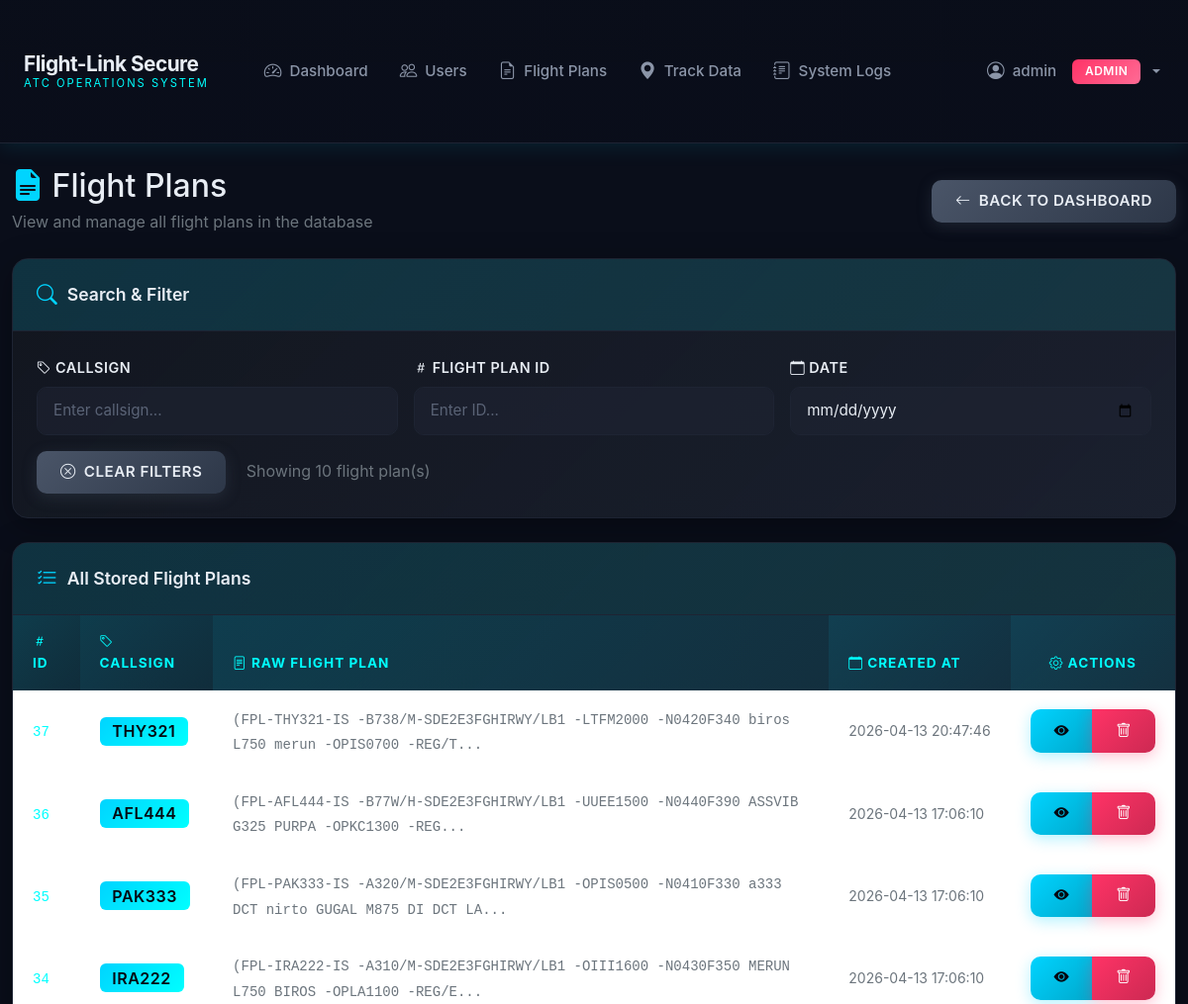
The page /admin/flight-plans (signed in, upper part) on the database as committed earlier.
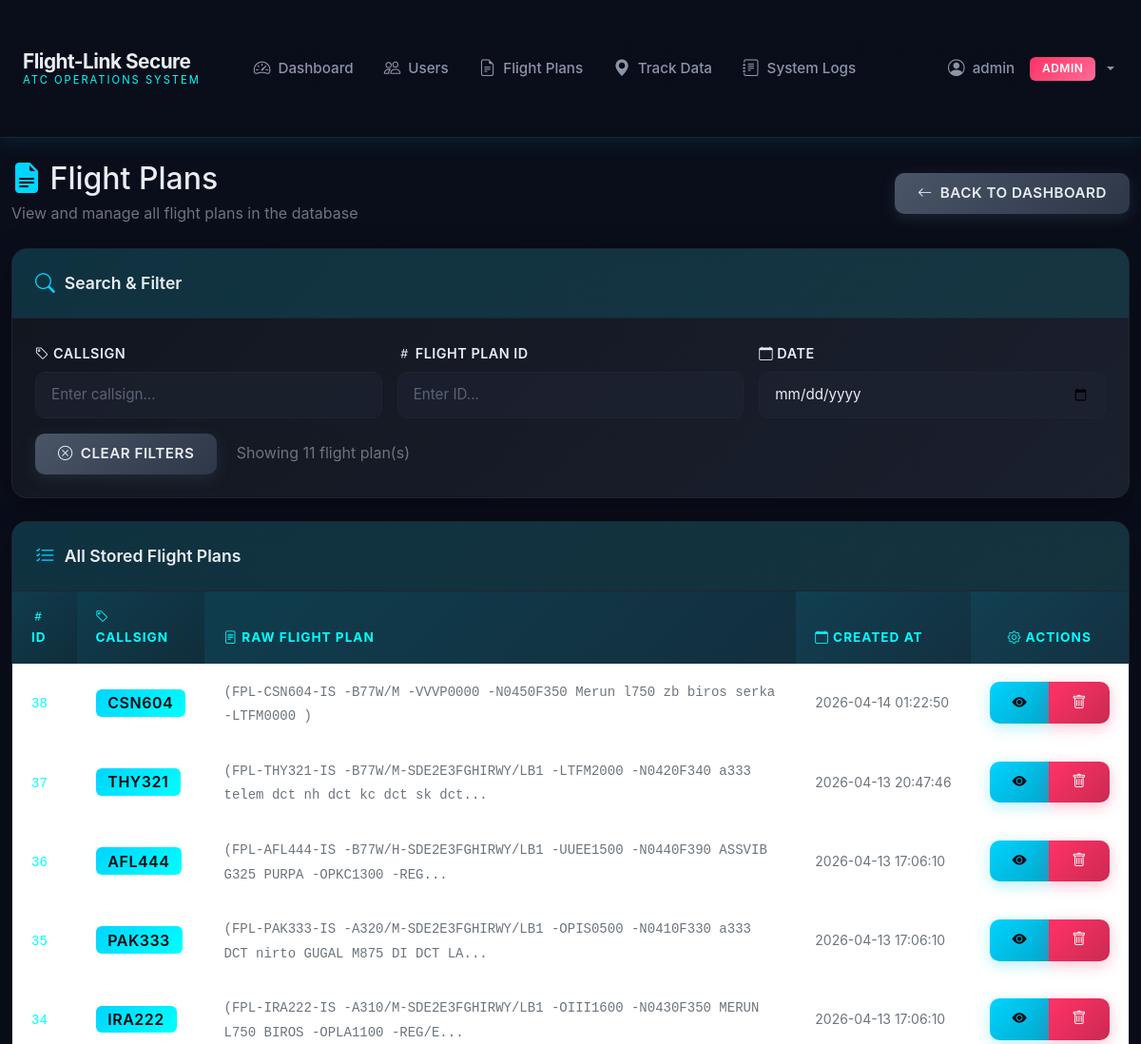
The same page on the database as committed later.
### app/models/__init__.py (models this page shows, shortened)
class FlightPlan(db.Model):
    __tablename__ = 'flight_plans'
    id = db.Column(db.Integer, primary_key=True)
    callsign = db.Column(db.String(20), unique=True, nullable=False, index=True)
    raw_flight_plan = db.Column(db.Text, nullable=False)
    created_at = db.Column(db.DateTime, default=datetime.utcnow)
    track_data = db.relationship('TrackData', backref='flight_plan', lazy=True, cascade='all, delete-orphan')

### app/routes/admin.py (the view)
@bp.route('/admin/flight-plans')
@login_required
@admin_required
def admin_flight_plans():
    flight_plans = FlightPlan.query.order_by(FlightPlan.created_at.desc()).all()
    return render_template('admin/flight_plans.html', flight_plans=flight_plans)

### app/models/__init__.py (called while the page is built)
    @property
    def is_authenticated(self):
        return True

    def is_admin(self):
        return self.role == 'admin'

### templates/admin/flight_plans.html (shortened to what the changed rows need)
{% extends "base.html" %}
{% block content %}
<div class="container-fluid py-4">
    <div class="d-flex justify-content-between align-items-center mb-4">
        <div>
            <h2 class="mb-1"><i class="bi bi-file-earmark-text-fill text-radar-blue"></i> Flight Plans</h2>
        </div>
    </div>
    <div class="card mb-4">
        <div class="card-body">
            <div class="mt-3">
                <button class="btn btn-secondary" onclick="clearFilters()">
                    <i class="bi bi-x-circle"></i> Clear Filters
                </button>
                <span id="resultCount" class="ms-3 text-secondary"></span>
            </div>
        </div>
    </div>
    <div class="card">
        <div class="card-body p-0">
            <div class="table-responsive">
                <table class="table table-hover mb-0" id="flightPlansTable">
                    <thead>
                        <tr>
                            <th><i class="bi bi-hash"></i> ID</th>
                            <th><i class="bi bi-tag"></i> Callsign</th>
                            <th><i class="bi bi-file-text"></i> Raw Flight Plan</th>
                            <th><i class="bi bi-calendar"></i> Created At</th>
                            <th class="text-center"><i class="bi bi-gear"></i> Actions</th>
                        </tr>
                    </thead>
                    <tbody>
                        {% for fp in flight_plans %}
                        <tr data-id="{{ fp.id }}" data-callsign="{{ fp.callsign }}" data-date="{{ fp.created_at.strftime('%Y-%m-%d') }}">
                            <td><code class="text-radar-cyan">{{ fp.id }}</code></td>
                            <td><span class="badge badge-primary fs-6">{{ fp.callsign }}</span></td>
                            <td>
                                <code class="small text-secondary">{{ fp.raw_flight_plan[:100] }}{% if fp.raw_flight_plan|length > 100 %}...{% endif %}</code>
                            </td>
                            <td class="text-nowrap"><small class="text-secondary">{{ fp.created_at.strftime('%Y-%m-%d %H:%M:%S') }}</small></td>
                            <td class="text-center">
                                <div class="btn-group" role="group">
                                    <button class="btn btn-sm btn-primary" data-bs-toggle="modal" data-bs-target="#fpModal{{ fp.id }}" title="View Details">
                                        <i class="bi bi-eye-fill"></i>
                                    </button>
                                    <button class="btn btn-sm btn-danger" onclick="deletePlan({{ fp.id }}, '{{ fp.callsign }}')" title="Delete">
                                        <i class="bi bi-trash"></i>
                                    </button>
                                </div>
                            </td>
                        </tr>
                        {% endfor %}
                    </tbody>
                </table>
            </div>
        </div>
    </div>
</div>
{% endblock %}

Rows that differ between the two databases and show on the page:
added FlightPlan: id "38", callsign "CSN604", raw_flight_plan "(FPL-CSN604-IS -B77W/M -VVVP0000 -N0450F350 Merun l750 zb biros serka -LTFM0000 )", created_at "2026-04-14 01:22:50"
changed FlightPlan "THY321": raw_flight_plan "(FPL-THY321-IS -B738/M-SDE2E3FGHIRWY/LB1 -LTFM2000 -N0420F340 biros L750 merun -OPIS0700 -REG/T" → "(FPL-THY321-IS -B77W/M-SDE2E3FGHIRWY/LB1 -LTFM2000 -N0420F340 a333 telem dct nh dct kc dct sk dct"
Other text that changed with them:
text written by a page script: "Showing 10 flight plan(s)" → "Showing 11 flight plan(s)"
